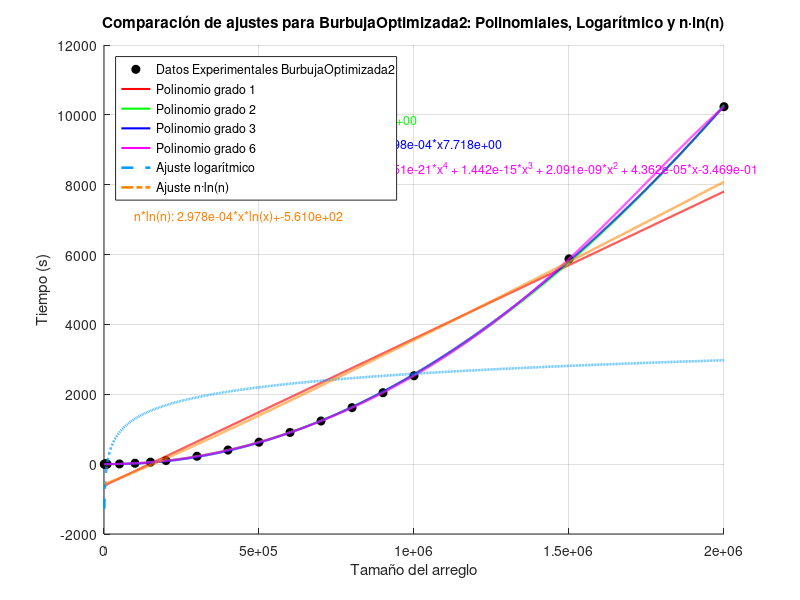

This figure's MATLAB source:
%% COMPARACIÓN DE AJUSTES: POLINOMIAL, LOGARÍTMICO Y n·ln(n) CON ECUACIONES
clear; clc; close all;

%% VALORES DE X
x = [1000
2000
3000
4000
5000
8000
10000
50000
100000
150000
200000
300000
400000
500000
600000
700000
800000
900000
1000000
1500000
2000000];

%% VALORES DE Y = F(x) EN SEGUNDOS
y = [0.001507044
0.009790897
0.02276206
0.041015148
0.05565095
0.142717123
0.21927619
6.205183029
25.01831508
56.84259892
102.1346951
225.678772
403.68027
627.9432769
907.034518
1234.880814
1617.228402
2045.607427
2531.155992
5876.299807
10233.79237
];

%% CONFIGURACIÓN DE AJUSTES POLINOMIALES
grados = [1, 2, 3, 6];             % Grados polinomiales
colors = ['r', 'g', 'b', 'm'];     % Colores para polinomios
linewidths = 1.5;

%% ESPACIO DE EVALUACIÓN
xi = linspace(min(x), max(x), 10000);

%% FIGURA PRINCIPAL
figure('Units','normalized','Position',[0.1 0.1 0.7 0.6]);
hold on;

% PUNTOS EXPERIMENTALES
plot(x, y, 'ko', 'MarkerFaceColor', 'k', 'DisplayName', 'Datos Experimentales BurbujaOptimizada2');

% AJUSTES POLINOMIALES
for i = 1:length(grados)
    grado = grados(i);
    p = polyfit(x, y, grado);
    z = polyval(p, xi);
    
    plot(xi, z, colors(i), 'LineWidth', linewidths, 'DisplayName', sprintf('Polinomio grado %d', grado));
    
    % Mostrar ecuación sobre la gráfica
    func_str = sprintf('Grado %d: ', grado);
    for j = 1:length(p)
        exp = length(p) - j;
        if exp == 0
            func_str = [func_str, sprintf('%.3e', p(j))];
        elseif exp == 1
            func_str = [func_str, sprintf(' + %.3e*x', p(j))];
        else
            func_str = [func_str, sprintf(' + %.3e*x^%d', p(j), exp)];
        end
    end
    text(0.05, 0.9 - (i-1)*0.05, func_str, 'Units','normalized', 'Color', colors(i), 'FontSize',9);
end

% AJUSTE LOGARÍTMICO
p_log = polyfit(log(x), y, 1);
a = p_log(1); c = p_log(2);
z_log = polyval(p_log, log(xi));
plot(xi, z_log, '--', 'Color', [0 0.6 1], 'LineWidth', 1.8, 'DisplayName', 'Ajuste logarítmico');

% Ecuación logarítmica sobre la gráfica
text(0.05, 0.9 - length(grados)*0.05, ...
    sprintf('Log: %.3e*ln(x)+%.3e', a, c), 'Units','normalized', 'Color',[0 0.6 1], 'FontSize',9);

% AJUSTE n·ln(n)
p_nlogn = polyfit(x .* log(x), y, 1);
b = p_nlogn(1); d = p_nlogn(2);
z_nlogn = polyval(p_nlogn, xi .* log(xi));
plot(xi, z_nlogn, '-.', 'Color', [1 0.5 0], 'LineWidth', 1.8, 'DisplayName', 'Ajuste n·ln(n)');

% Ecuación n*ln(n) sobre la gráfica
text(0.05, 0.9 - (length(grados)+1)*0.05, ...
    sprintf('n*ln(n): %.3e*x*ln(x)+%.3e', b, d), 'Units','normalized', 'Color',[1 0.5 0], 'FontSize',9);

% CONFIGURACIÓN FINAL
grid on;
xlabel('Tamaño del arreglo');
ylabel('Tiempo (s)');
title('Comparación de ajustes para BurbujaOptimizada2: Polinomiales, Logarítmico y n·ln(n)');
legend('Location', 'northwest');
%set(gca, 'XScale', 'log');
hold off;